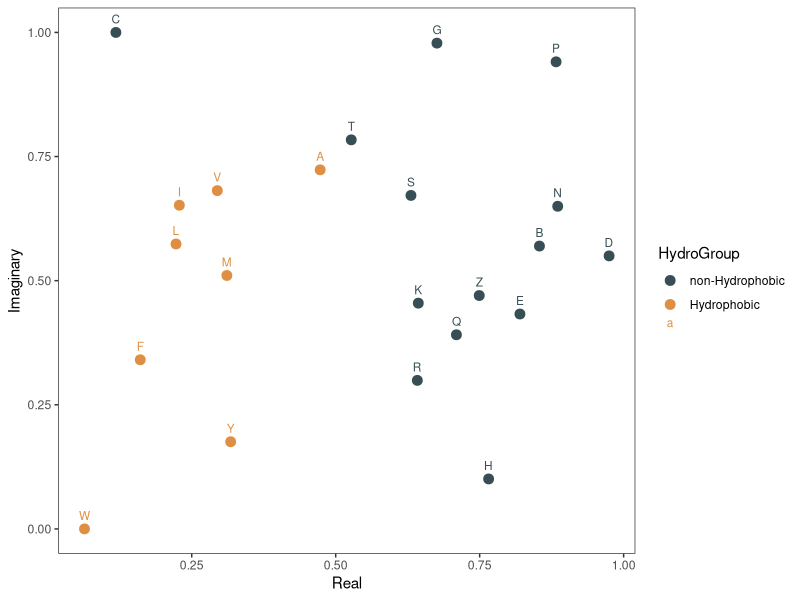
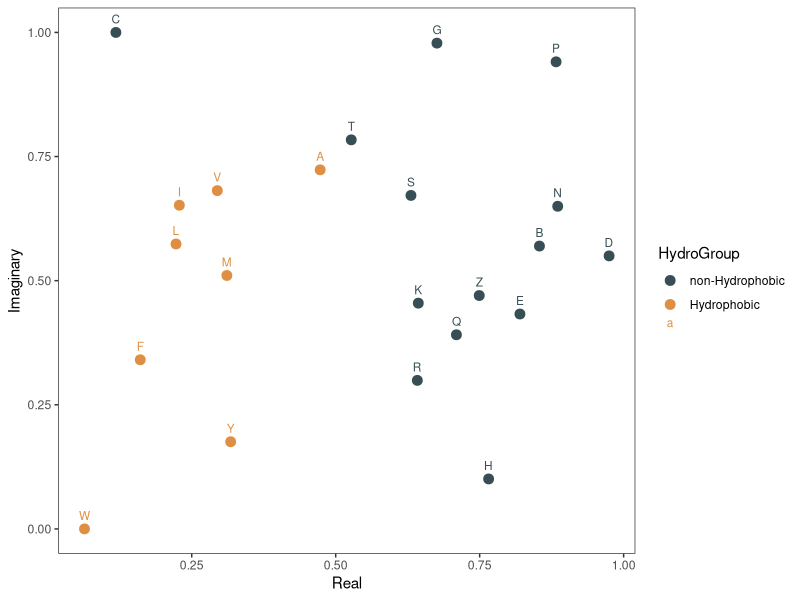
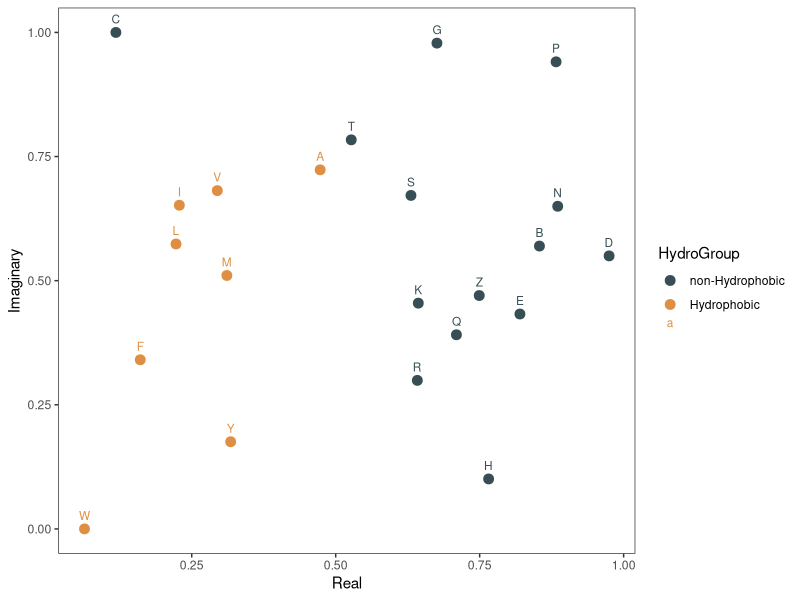

Source code (R) for these figures, in order:
library(tidyverse)
library(ggsci)



# Check current working directory
getwd()

AA = c('A', 'B', 'C', 'D', 'E', 'F', 'G', 'H', 'I', 'K', 'L', 'M', 'N', 'P', 'Q', 'R', 'S', 'T', 'V', 'W', 'Y', 'Z')
Real = c(0.47301727329604, 0.8538094956668423, 0.11828499793341991, 0.9747755230028201, 0.8199014520800844, 0.1606248385548573, 0.6757813367907463, 0.7655475910683724, 0.22845927297235719, 0.6434182427720703, 0.2227242052954308, 0.3110071300912875, 0.885539733325962, 0.882696763865174, 0.7096238831354776, 0.6417589349110779, 0.6306863593294083, 0.5269649336844214, 0.2944342578286395, 0.06376658936235352, 0.3176178122104376, 0.7492495377328181)
Imaginary = c(0.7232536733082316, 0.5697059160384558, 1, 0.5499076221718956, 0.43284167492105957, 0.3406523494456186, 0.9784576691706325, 0.1006221953193782, 0.651919464341051, 0.45469533326941014, 0.5739188104178984, 0.5104547567892527, 0.6498448427150636, 0.9408035208616283, 0.39104919843056674, 0.29915271002578964, 0.6716984414123757, 0.7836565106841363, 0.6813887581916396, 0, 0.1755879467197631, 0.4700787706762518)
hydrophobic = c("A", "V", "I", "L", "M", "F", "Y", "W")
  
df <- data.frame(AA, Real, Imaginary)
df$HydroGroup <- ifelse(df$AA %in% hydrophobic, "Hydrophobic", "non-Hydrophobic")

df$HydroGroup = factor(df$HydroGroup, levels = c("non-Hydrophobic", "Hydrophobic"))

# plot 
p = df %>%
    ggplot(aes(x = Real, y = Imaginary, color = HydroGroup)) +
    geom_point(size = 3) +
    geom_text(aes(label = AA), vjust = -1, size = 3) +
    scale_color_jama() +
    theme_bw() +
    theme(
      panel.grid.major = element_blank(),
      panel.grid.minor = element_blank(),
  
    )
p

# Save plot as PDF
ggsave("aa_complex_2d.pdf", plot = p, width = 7, height = 5)
ggsave("aa_complex_2d.png", plot = p, width = 7, height = 5, dpi = 300)

# Ref
# https://en.wikipedia.org/wiki/Proteinogenic_amino_acid#/media/File:Proteinogenic_Amino_Acid_Table.png
# https://en.wikipedia.org/wiki/Amino_acid#/media/File:ProteinogenicAminoAcids.svg 

